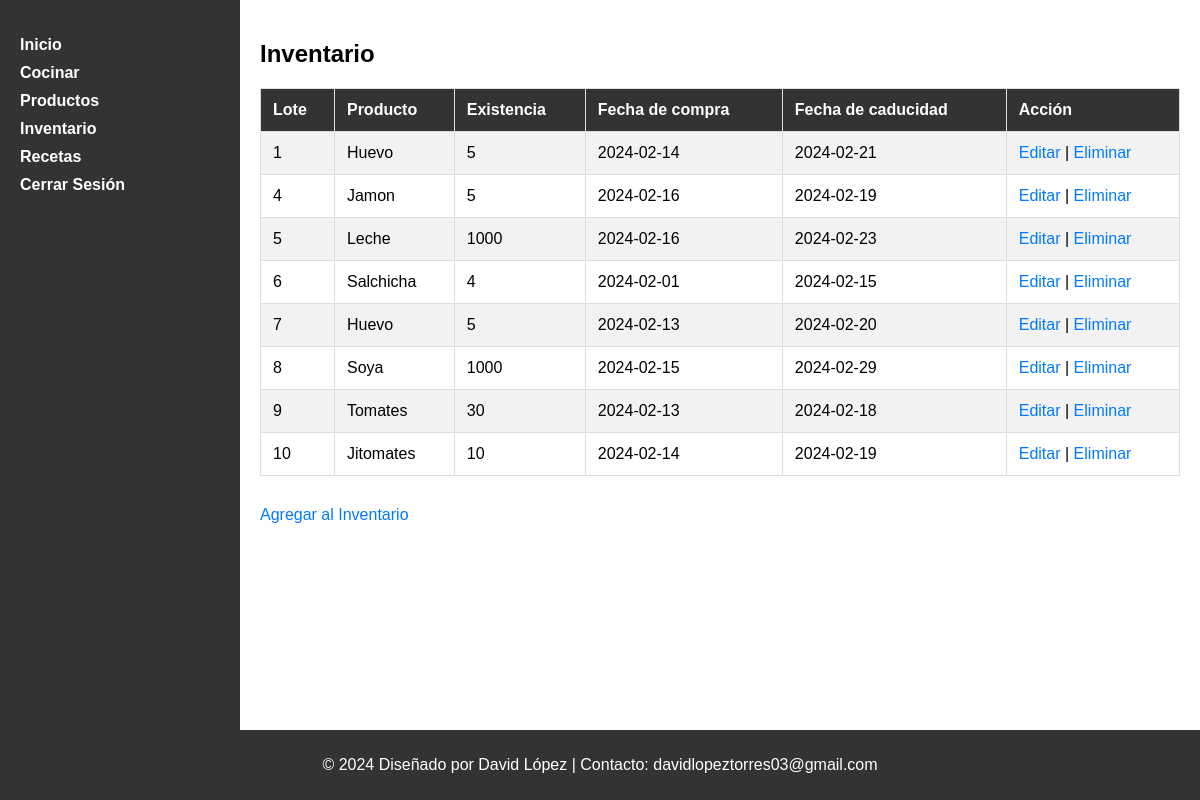
Screenshot of /inventory.php (signed in) with the database file from the repository.
### tables this page shows
CREATE TABLE `inventario` (
  `id_inventario` int(11) NOT NULL,
  `existencia_inventario` int(11) NOT NULL,
  `fecha_compra_inventario` date NOT NULL,
  `fecha_caducidad_inventario` date NOT NULL,
  `id_producto` int(11) NOT NULL
);

CREATE TABLE `productos` (
  `id_producto` int(11) NOT NULL,
  `nombre_producto` varchar(100) NOT NULL,
  `precio_unitario` double NOT NULL,
  `vida_util` int(11) NOT NULL,
  `id_unidad` int(11) NOT NULL,
  `id_categoria_producto` int(11) NOT NULL
);

### inventory.php (the view, shortened to what this page needs)
<?php
include_once('db_connection.php');
$query_inventory = "SELECT i.*, p.nombre_producto
                    FROM inventario i
                    JOIN productos p ON i.id_producto = p.id_producto";
$result_inventory = mysqli_query($conn, $query_inventory);
?>
<!DOCTYPE html>
<html lang="en">
<head>
    <link rel="stylesheet" href="styles.css">
</head>
<body>
    <div class="container">
        <nav class="sidebar">
            <ul>
                <li><a href="home.php">Inicio</a></li>
                <li><a href="cook.php">Cocinar</a></li>
                <li><a href="products.php">Productos</a></li>
                <li><a href="inventory.php">Inventario</a></li>
                <li><a href="recipes.php">Recetas</a></li>
                <li><a href="logout.php">Cerrar Sesión</a></li>
            </ul>
        </nav>
        <div class="main-content">
            <h2>Inventario</h2>
            <table border="1">
                <tr>
                    <th>Lote</th>
                    <th>Producto</th>
                    <th>Existencia</th>
                    <th>Fecha de compra</th>
                    <th>Fecha de caducidad</th>
                    <th>Acción</th>
                </tr>
                <?php
                while ($row_inventory = mysqli_fetch_assoc($result_inventory)) {
                    echo "<tr>";
                    echo "<td>{$row_inventory['id_inventario']}</td>";
                    echo "<td>{$row_inventory['nombre_producto']}</td>";
                    echo "<td>{$row_inventory['existencia_inventario']}</td>";
                    echo "<td>{$row_inventory['fecha_compra_inventario']}</td>";
                    echo "<td>{$row_inventory['fecha_caducidad_inventario']}</td>";
                    echo "<td><a href='edit_inventory.php?id={$row_inventory['id_inventario']}'>Editar</a> | <a href='delete_inventory.php?id={$row_inventory['id_inventario']}'>Eliminar</a></td>";
                    echo "</tr>";
                }
                ?>
            </table>
            <a href="add_inventory.php">Agregar al Inventario</a>
        </div>
    </div>
    <footer>
        <p>&copy; 2024 Diseñado por David López  | Contacto: davidlopeztorres03@gmail.com</p>
    </footer>
</body>
</html>

### styles.css (style rules this page uses)
body:not(.login) { margin: 0; font-family: Arial, sans-serif; display: flex; flex-direction: column; min-height: 100vh; }
.container { display: flex; flex: 1; }
.sidebar { width: 200px; background-color: #333; color: white; padding: 20px; }
.sidebar ul { list-style-type: none; padding: 0; }
.sidebar li { margin-bottom: 10px; }
.sidebar a { text-decoration: none; color: white; font-weight: bold; }
.main-content { flex: 1; padding: 20px; }
footer { background-color: #333; color: white; text-align: center; padding: 10px; margin-top: auto; }
table { width: 100%; border-collapse: collapse; margin-top: 20px; }
table, th, td { border: 1px solid #ddd; margin-bottom: 30px; }
th, td { padding: 12px; text-align: left; }
th { background-color: #333; color: white; }
tr:nth-child(even) { background-color: #f2f2f2; }
a { text-decoration: none; color: #007bff; cursor: pointer; }

### rows the page displays
inventario: id_inventario "1", id_producto.nombre_producto "Huevo", existencia_inventario "5", fecha_compra_inventario "2024-02-14", fecha_caducidad_inventario "2024-02-21"
inventario: id_inventario "4", id_producto.nombre_producto "Jamon", existencia_inventario "5", fecha_compra_inventario "2024-02-16", fecha_caducidad_inventario "2024-02-19"
inventario: id_inventario "5", id_producto.nombre_producto "Leche", existencia_inventario "1000", fecha_compra_inventario "2024-02-16", fecha_caducidad_inventario "2024-02-23"
inventario: id_inventario "6", id_producto.nombre_producto "Salchicha", existencia_inventario "4", fecha_compra_inventario "2024-02-01", fecha_caducidad_inventario "2024-02-15"
inventario: id_inventario "7", id_producto.nombre_producto "Huevo", existencia_inventario "5", fecha_compra_inventario "2024-02-13", fecha_caducidad_inventario "2024-02-20"
inventario: id_inventario "8", id_producto.nombre_producto "Soya", existencia_inventario "1000", fecha_compra_inventario "2024-02-15", fecha_caducidad_inventario "2024-02-29"
inventario: id_inventario "9", id_producto.nombre_producto "Tomates", existencia_inventario "30", fecha_compra_inventario "2024-02-13", fecha_caducidad_inventario "2024-02-18"
inventario: id_inventario "10", id_producto.nombre_producto "Jitomates", existencia_inventario "10", fecha_compra_inventario "2024-02-14", fecha_caducidad_inventario "2024-02-19"
